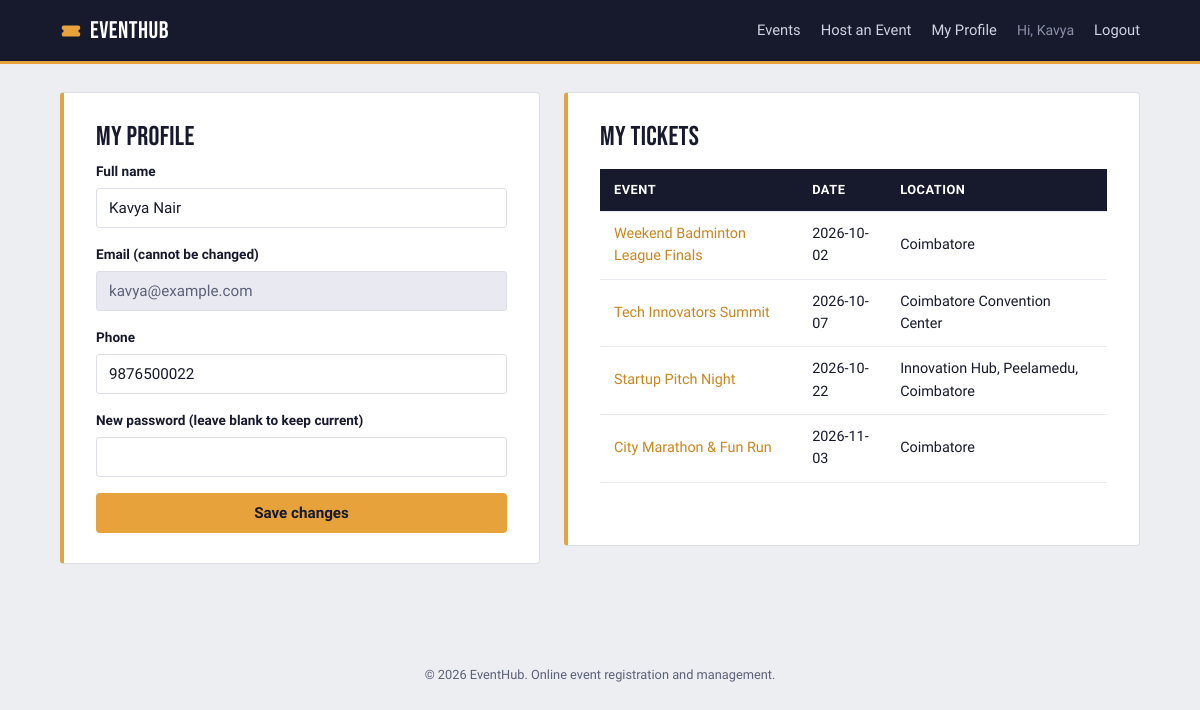
Page /profile (signed in) on the committed database.
### tables this page shows
CREATE TABLE users (
    id INTEGER PRIMARY KEY AUTOINCREMENT,
    full_name TEXT NOT NULL,
    email TEXT UNIQUE NOT NULL,
    phone TEXT,
    password_hash TEXT NOT NULL,
    role TEXT NOT NULL DEFAULT 'participant',   -- 'participant' or 'admin'
    created_at TEXT NOT NULL
);

CREATE TABLE registrations (
    id INTEGER PRIMARY KEY AUTOINCREMENT,
    event_id INTEGER NOT NULL,
    user_id INTEGER NOT NULL,
    registered_at TEXT NOT NULL,
    UNIQUE(event_id, user_id),
    FOREIGN KEY (event_id) REFERENCES events (id) ON DELETE CASCADE,
    FOREIGN KEY (user_id) REFERENCES users (id) ON DELETE CASCADE
);

CREATE TABLE events (
    id INTEGER PRIMARY KEY AUTOINCREMENT,
    title TEXT NOT NULL,
    description TEXT,
    category TEXT NOT NULL,
    location TEXT NOT NULL,
    event_date TEXT NOT NULL,
    capacity INTEGER NOT NULL,
    organizer_id INTEGER NOT NULL,
    created_at TEXT NOT NULL,
    FOREIGN KEY (organizer_id) REFERENCES users (id) ON DELETE CASCADE
);

### app.py (the view, shortened to what this page needs)
@app.route("/profile", methods=["GET", "POST"])
@login_required
def profile():
    db = get_db()
    user = current_user()
    my_registrations = db.execute(
        """SELECT r.*, e.title, e.event_date, e.location
           FROM registrations r JOIN events e ON e.id = r.event_id
           WHERE r.user_id = ? ORDER BY e.event_date""",
        (user["id"],)
    ).fetchall()
    return render_template("profile.html", user=user, registrations=my_registrations)

### app.py (called while the page is built)
def login_required(view):
    @wraps(view)
    def wrapped(*args, **kwargs):
        if "user_id" not in session:
            flash("Please log in to continue.", "error")
            return redirect(url_for("login", next=request.path))
        return view(*args, **kwargs)
    return wrapped

def current_user():
    if "user_id" not in session:
        return None
    db = get_db()
    return db.execute(
        "SELECT * FROM users WHERE id = ?", (session["user_id"],)
    ).fetchone()

@app.context_processor
def inject_globals():
    return {"current_user": current_user(), "current_year": datetime.now().year}

### database.py (called while the page is built)
def get_db():
    if "db" not in g:
        g.db = sqlite3.connect(current_app.config["DATABASE"])
        g.db.row_factory = sqlite3.Row
        g.db.execute("PRAGMA foreign_keys = ON")
    return g.db

### templates/profile.html (shortened to what this page needs)
{% extends "base.html" %}
{% block content %}
<div class="two-col">
    <div class="form-card">
        <h2>My profile</h2>
        <form method="post" action="{{ url_for('profile') }}" novalidate>
            <div class="form-group">
                <label for="full_name">Full name</label>
                <input type="text" id="full_name" name="full_name" value="{{ user['full_name'] }}" required minlength="2">
            </div>
            <div class="form-group">
                <label>Email (cannot be changed)</label>
                <input type="email" value="{{ user['email'] }}" disabled>
            </div>
            <div class="form-group">
                <label for="phone">Phone</label>
                <input type="tel" id="phone" name="phone" value="{{ user['phone'] or '' }}">
            </div>
            <div class="form-group">
                <label for="new_password">New password (leave blank to keep current)</label>
                <input type="password" id="new_password" name="new_password" minlength="6">
            </div>
            <button type="submit" class="btn-primary btn-full">Save changes</button>
        </form>
    </div>
    <div class="list-card">
        <h2>My tickets</h2>
        {% if registrations and registrations|length > 0 %}
            <table class="data-table">
                <thead><tr><th>Event</th><th>Date</th><th>Location</th></tr></thead>
                <tbody>
                {% for r in registrations %}
                    <tr>
                        <td><a href="{{ url_for('event_detail', event_id=r['event_id']) }}">{{ r['title'] }}</a></td>
                        <td>{{ r['event_date'] }}</td>
                        <td>{{ r['location'] }}</td>
                    </tr>
                {% endfor %}
                </tbody>
            </table>
        {% else %}
            <p class="muted">You haven't picked up any tickets yet.</p>
        {% endif %}
    </div>
</div>
{% endblock %}

### templates/base.html (shortened to what this page needs)
<!DOCTYPE html>
<html lang="en">
<head>
    <link rel="stylesheet" href="{{ url_for('static', filename='css/style.css') }}">
</head>
<body>
    <header class="navbar">
        <div class="navbar-inner">
            <a href="{{ url_for('index') }}" class="brand">
                <svg class="brand-mark" width="22" height="22" viewBox="0 0 24 24" aria-hidden="true">
                    <path d="M2 8a2 2 0 0 1 2-2h16a2 2 0 0 1 2 2v2a2 2 0 0 0 0 4v2a2 2 0 0 1-2 2H4a2 2 0 0 1-2-2v-2a2 2 0 0 0 0-4V8Zm9 0v2m0 4v2m0 4v2" fill="none" stroke-width="2" stroke-linecap="round"/>
                </svg>
                EventHub
            </a>
            <nav class="nav-links">
                <a href="{{ url_for('index') }}">Events</a>
                {% if current_user %}
                    <a href="{{ url_for('create_event') }}">Host an Event</a>
                    <a href="{{ url_for('profile') }}">My Profile</a>
                    <span class="nav-user">Hi, {{ current_user['full_name'].split(' ')[0] }}</span>
                    <a href="{{ url_for('logout') }}" class="btn-link">Logout</a>
                {% else %}
                    <a href="{{ url_for('login') }}">Login</a>
                    <a href="{{ url_for('register') }}" class="btn-primary-sm">Sign Up</a>
                {% endif %}
            </nav>
        </div>
    </header>
    <main class="container">
        {% block content %}{% endblock %}
    </main>
    <footer class="footer">
        <p>&copy; {{ current_year }} EventHub. Online event registration and management.</p>
    </footer>
</body>
</html>

### static/css/style.css (style rules this page uses)
:root { --ink: #161a2c; --ink-soft: #5b6178; --paper: #edeef2; --card: #ffffff; --gold: #e8a23b; --gold-dark: #c9861f; --crimson: #c7402e; --crimson-soft: #fbe7e3; --success: #1f8a5d; --success-soft: #e1f3ea; --border: #dcdde6; --border-soft: #e9eaf1; --cat-tech: #3559c7; --cat-tech-bg: #e7ecfb; --cat-health: #1f8a5d; --cat-health-bg: #e1f3ea; --cat-business: #a66a18; --cat-business-bg: #faf0de; --cat-education: #7c4fce; --cat-education-bg: #f1eafd; --cat-arts: #b3336f; --cat-arts-bg: #fbe7f0; --cat-sports: #c15a16; --cat-sports-bg: #fbead9; --cat-other: #5b6178; --cat-other-bg: #e9eaf1; --font-display: "Bebas Neue", "Arial Narrow", "Oswald", sans-serif; --font-body: "Work Sans", -apple-system, BlinkMacSystemFont, "Segoe UI", Roboto, sans-serif; --radius: 4px; --radius-sm: 3px; }
* { box-sizing: border-box; }
body { margin: 0; font-family: var(--font-body); background: var(--paper); color: var(--ink); line-height: 1.55; -webkit-font-smoothing: antialiased; }
a { color: var(--gold-dark); }
h1, h2, h3 { font-family: var(--font-display); letter-spacing: 0.01em; font-weight: 400; color: var(--ink); margin: 0 0 8px; }
h2 { font-size: 1.7rem; line-height: 1.1; }
.container { max-width: 1120px; margin: 0 auto; padding: 28px 20px 64px; min-height: 70vh; }
.navbar { background: var(--ink); position: sticky; top: 0; z-index: 10; border-bottom: 3px solid var(--gold); }
.navbar-inner { max-width: 1120px; margin: 0 auto; display: flex; align-items: center; justify-content: space-between; padding: 12px 20px; flex-wrap: wrap; gap: 10px; }
.brand { display: inline-flex; align-items: center; gap: 8px; font-family: var(--font-display); font-size: 1.5rem; letter-spacing: 0.02em; color: #fff; text-decoration: none; }
.brand-mark { flex-shrink: 0; }
.nav-links { display: flex; align-items: center; gap: 20px; flex-wrap: wrap; }
.nav-links a { color: #cfd2e2; text-decoration: none; font-size: 0.92rem; font-weight: 500; }
.nav-user { color: #8b90a8; font-size: 0.88rem; }
.nav-links .btn-link { color: #cfd2e2; font-weight: 500; }
.btn-primary, .btn-secondary, .btn-danger, .btn-link, .btn-primary-sm, .btn-secondary-sm, .btn-danger-sm { display: inline-block; border: none; border-radius: var(--radius); cursor: pointer; font-family: var(--font-body); font-weight: 600; text-decoration: none; text-align: center; transition: background-color 0.15s ease, color 0.15s ease, border-color 0.15s ease; }
.btn-primary, .btn-secondary, .btn-danger { padding: 11px 20px; font-size: 0.95rem; }
.btn-primary, .btn-primary-sm { background: var(--gold); color: var(--ink); }
.btn-link { background: none; color: var(--gold-dark); padding: 0; text-decoration: underline; }
.btn-full { width: 100%; }
.form-card, .list-card { background: var(--card); border: 1px solid var(--border); border-left: 4px solid var(--gold); border-radius: var(--radius); padding: 30px 32px; max-width: 480px; margin: 0 auto; }
.list-card { max-width: none; }
.two-col { display: grid; grid-template-columns: 1fr 1.2fr; gap: 24px; align-items: start; }
.two-col .form-card { max-width: none; margin: 0; }
.form-group { margin-bottom: 16px; }
label { display: block; font-size: 0.85rem; font-weight: 600; margin-bottom: 6px; color: var(--ink); }
input, textarea, select { width: 100%; padding: 10px 12px; border: 1px solid var(--border); border-radius: var(--radius-sm); font-size: 0.95rem; font-family: var(--font-body); background: #fff; color: var(--ink); }
input:disabled { background: var(--border-soft); color: var(--ink-soft); }
.data-table { width: 100%; border-collapse: collapse; margin: 16px 0 32px; background: var(--card); }
.data-table th, .data-table td { padding: 11px 14px; text-align: left; border-bottom: 1px solid var(--border-soft); font-size: 0.9rem; }
.data-table th { background: var(--ink); color: #fff; font-weight: 600; font-size: 0.8rem; text-transform: uppercase; letter-spacing: 0.04em; }
.data-table a { color: var(--gold-dark); text-decoration: none; }
.footer { text-align: center; color: var(--ink-soft); font-size: 0.8rem; padding: 24px 0; }

### rows in the picture
users: full_name "Kavya", full_name "Kavya Nair", email "kavya@example.com", phone "9876500022"
registrations: title "Weekend Badminton League Finals", event_date "2026-10-02", location "Coimbatore"
registrations: title "Tech Innovators Summit", event_date "2026-10-07", location "Coimbatore Convention Center"
registrations: title "Startup Pitch Night", event_date "2026-10-22", location "Innovation Hub, Peelamedu, Coimbatore"
registrations: title "City Marathon & Fun Run", event_date "2026-11-03", location "Coimbatore"
